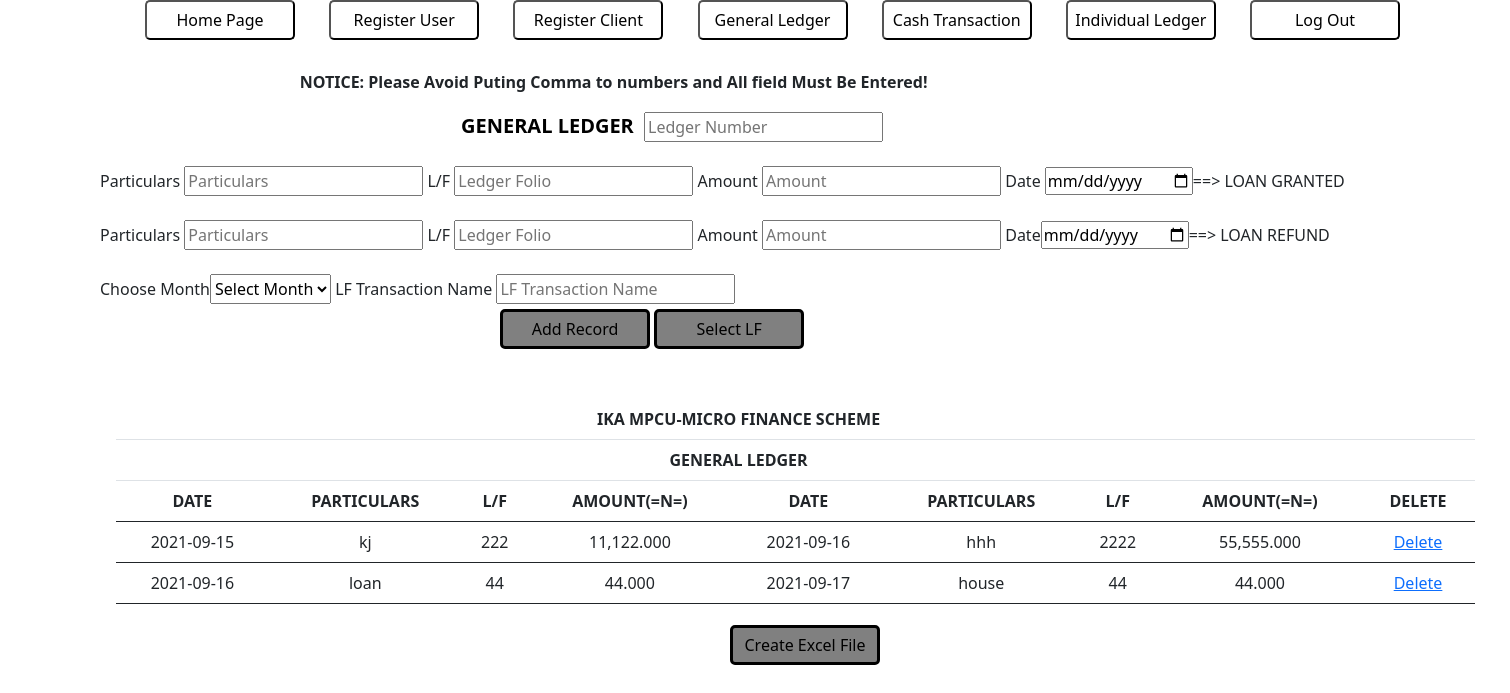
Page /General_Ledger.php?message=1 on the committed database.
### tables this page shows
CREATE TABLE `genledger` (
  `SN` int(100) NOT NULL,
  `parti` varchar(100) NOT NULL,
  `lf` varchar(100) NOT NULL,
  `cash` varchar(100) NOT NULL,
  `date` varchar(100) NOT NULL,
  `parti1` varchar(100) NOT NULL,
  `lf1` varchar(100) NOT NULL,
  `cash1` varchar(100) NOT NULL,
  `date1` varchar(100) NOT NULL
);

### General_Ledger.php (the view, shortened to what this page needs)
<?php
require_once("connection_link.php");
$query = " select * from genledger";
$result = mysqli_query($con,$query);
?>
<!DOCTYPE html PUBLIC "-//W3C//DTD XHTML 1.0 Transitional//EN" "http://www.w3.org/TR/xhtml1/DTD/xhtml1-transitional.dtd">
<html xmlns="http://www.w3.org/1999/xhtml">
<head>
<link rel="stylesheet" href="./css/style.css">
<link href="https://cdn.jsdelivr.net/npm/bootstrap@5.0.2/dist/css/bootstrap.min.css" rel="stylesheet">
</head>
<div class="header_new1">
    <div class="flex_cont">
        <div class="flex_grid">
        <button onClick="window.location.href='./Home.html'"class="Home">Home Page</button>
            <button onClick="window.location.href='./Admin.html'" class="Home">Register User</button>
            <button onClick="window.location.href='./Registration.html'"class="Home">Register Client</button>
            <button onClick="window.location.href='./General_Ledger.php'"class="Home">General Ledger</button>
            <button onClick="window.location.href='./Cash_Transactions.php'"class="Home">Cash Transaction</button>
            <button onClick="window.location.href='./Savings_Loan.php'" class="Home">Individual Ledger</button>
            <button onClick="window.location.href='./index.html'" class="Home">Log Out</button>
        </div>
    </div>
    </div>
<div>
      <div class="">
      <div class="div_gen">
      <form action="Addnewledger.php" method="post">
      <p><b>NOTICE: Please Avoid Puting Comma to numbers and All field Must Be Entered!</b></p>
          <button class="Preg1">GENERAL LEDGER</button>
          <input type="text" name="Lfid" placeholder="Ledger Number"/><br><br>
                <label for="Particulars">Particulars</label>
                <input type="text" name="parti" placeholder="Particulars" required/>
                <label for="Particulars">L/F</label>
                <input type="text" name="lf" placeholder="Ledger Folio"/>
                <label for="Particulars">Amount</label>
                <input type="text" name="cash" placeholder="Amount"/>
                <label for="Particulars">Date</label>
                <input type="date" name="old_date" placeholder="Old Date">==> LOAN GRANTED<br><br>
                <label for="Particulars">Particulars</label>
                <input type="text" name="parti1" placeholder="Particulars"/>
                <label for="Particulars">L/F</label>
                <input type="text" name="lf1" placeholder="Ledger Folio"/>
                <label for="Particulars">Amount</label>
                <input type="text" name="cash1" placeholder="Amount"/>
                <label for="date">Date</label><input type="date" name="new_date">==> LOAN REFUND<br><br>
                <label for="Month">Choose Month </label><select class="Pnum" name="Pselect">
          <option value="">Select Month </option>
      </select>
      <label for="trans">LF Transaction Name</label>
                <input type="text" name="LF_name" placeholder="LF Transaction Name"/>
      <div class="buttonN">
      <button  name="submit" id="submit" class="Home2">Add Record</button> <button  name="" onClick="window.location.href='./Print_lf.php'" id="REPORT" class="Home2">Select LF</button>
      </div>
               </form>
               </div>
           </div>
    </div>
<body>
<div class="table" id="table">
<table id="table" style="width:90%" class="table" border="1">
          <thead>
            <tr>
    <th colspan="8">IKA MPCU-MICRO FINANCE SCHEME</th>
    </tr>
    <tr><th colspan="8">GENERAL LEDGER</th></tr>
            <tr>
              <th scope="col">DATE</th>
              <th scope="col">PARTICULARS</th>
              <th scope="col">L/F</th>
              <th scope="col">AMOUNT(=N=)</th>
              <th scope="col">DATE</th>
              <th scope="col">PARTICULARS</th>
              <th scope="col">L/F</th>
              <th scope="col">AMOUNT(=N=)</th>
              <th scope="col">DELETE</th>
            </tr>
          </thead>
	<?php
    while($row = mysqli_fetch_array($result))
	{
    $SN = $row['SN'];
        ?>
        <tr>
        <td><?php echo $row['date'];?></td>
        <td><?php echo $row['parti'];?></td>
        <td><?php echo $row['lf'];?></td>
        <td><?php echo number_format($row['cash'],3);?></td>
        <td><?php echo $row['date1'];?></td>
        <td><?php echo $row['parti1'];?></td>
        <td><?php echo $row['lf1'];?></td>
        <td><?php echo number_format($row['cash1'],3);?></td>
        <td><a href ="delete_report.php?Del=<?php echo $SN ?>">Delete</a></td>
	</tr>
	<?php
	}
	?>
	 </table>
     <div>
	<button onclick="exportToExcel('table')" name="creat_excel" id="create_excel" class="Home2">Create Excel File</button>
	</div>
</body>
</html>

### css/style.css (style rules this page uses)
.div_gen { margin-left:100px; margin-top: 30px; margin-right: 50px; width: 1400px; border: white; }
.buttonN { margin-left: 400px; }
.Preg1 { border: white; background-color: white; margin-top: 0px; font-weight: bold; margin-left: 355px; font-size: 20px; }
.Pnum { height: 30px; }
.table { border: black; margin-right: 70px; margin-left: 50px; margin-top: 50px; text-align: center; align-items: center; justify-items: center; }
.Home2 { height: 40px; width: 150PX; background-color: gray; margin-top: 5px; border-radius: 5px; justify-items: center; align-items: center; cursor: pointer; margin-left: 0px; border: 3px solid black; }
.Home { height: 40px; width: 150PX; background-color: white; border-radius: 5px; margin: 15PX; justify-items: center; align-items: center; cursor: pointer; }
.flex_grid { padding-top: 100px; margin-bottom: 100px; }
.flex_cont { display: flex; flex-direction: row; justify-items: center; align-items: center; height: 40px; margin: 0px; margin-left: 130px; }

### rows in the picture
genledger: date "2021-09-15", parti "kj", lf "222", cash "11,122.000", date1 "2021-09-16", parti1 "hhh", lf1 "2222", cash1 "55,555.000"
genledger: date "2021-09-16", parti "loan", lf "44", cash "44.000", date1 "2021-09-17", parti1 "house", lf1 "44", cash1 "44.000"
